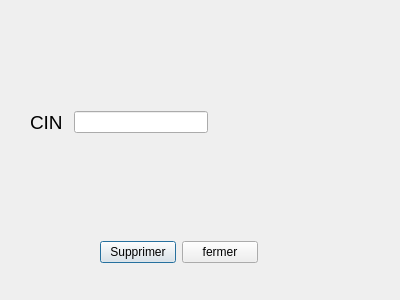
<?xml version="1.0" encoding="UTF-8"?>
<ui version="4.0">
 <class>supprimer</class>
 <widget class="QDialog" name="supprimer">
  <property name="geometry">
   <rect>
    <x>0</x>
    <y>0</y>
    <width>400</width>
    <height>300</height>
   </rect>
  </property>
  <property name="windowTitle">
   <string>Dialog</string>
  </property>
  <widget class="QWidget" name="">
   <property name="geometry">
    <rect>
     <x>30</x>
     <y>110</y>
     <width>178</width>
     <height>25</height>
    </rect>
   </property>
   <layout class="QHBoxLayout" name="horizontalLayout">
    <item>
     <widget class="QLabel" name="label">
      <property name="text">
       <string>&lt;html&gt;&lt;head/&gt;&lt;body&gt;&lt;p&gt;&lt;span style=&quot; font-size:14pt;&quot;&gt;CIN &lt;/span&gt;&lt;/p&gt;&lt;/body&gt;&lt;/html&gt;</string>
      </property>
     </widget>
    </item>
    <item>
     <widget class="QLineEdit" name="lineEdit"/>
    </item>
   </layout>
  </widget>
  <widget class="QWidget" name="">
   <property name="geometry">
    <rect>
     <x>100</x>
     <y>240</y>
     <width>158</width>
     <height>25</height>
    </rect>
   </property>
   <layout class="QHBoxLayout" name="horizontalLayout_2">
    <item>
     <widget class="QPushButton" name="pushButton">
      <property name="text">
       <string>Supprimer</string>
      </property>
     </widget>
    </item>
    <item>
     <widget class="QPushButton" name="pushButton_2">
      <property name="text">
       <string>fermer</string>
      </property>
     </widget>
    </item>
   </layout>
  </widget>
 </widget>
 <resources/>
 <connections/>
</ui>
